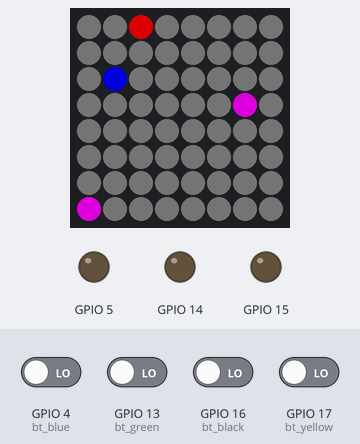
Bench run of a program on a simulated ESP32. On the bench: 8×8 RGB LED matrix (first LED top left, wired row by row), output pins drawn as LEDs (lit = HIGH). The inputs (shaded band) are chosen by the test bench; at power-on: GPIO 4 (bt_blue), GPIO 13 (bt_green), GPIO 16 (bt_black), GPIO 17 (bt_yellow) LOW. Dim RGB values are drawn brighter than linear; random numbers use the default seed unless the program sets one; what the program prints to the serial monitor is not drawn.

Above: at 1.2 s.
1.3 s: GPIO 16 (bt_black) driven HIGH
At 2.1 s:
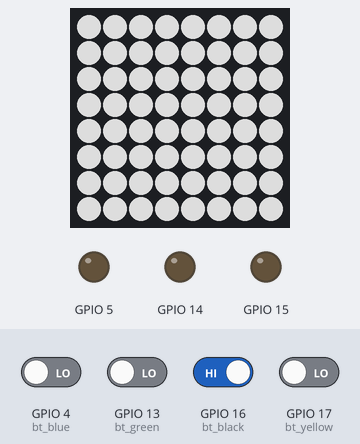
3.8 s: GPIO 4 (bt_blue) driven HIGH
At 3.88 s:
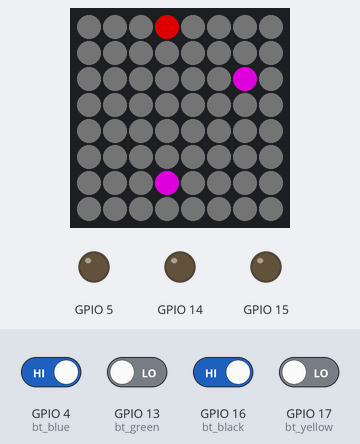
5.4 s: GPIO 13 (bt_green) driven HIGH
Timing chart, 0 to 8.4 s (numbered marks = the images above; inputs shaded):
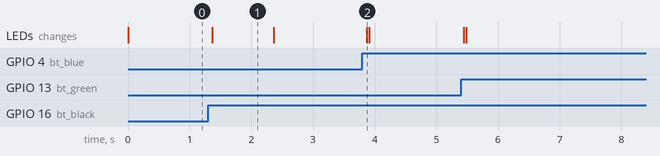

The program:

main.cpp
```cpp
// library include
#include <Arduino.h>
#include <Adafruit_GFX.h>
#include <Adafruit_NeoMatrix.h>
#include <Adafruit_NeoPixel.h>
#ifndef PSTR
#define PSTR // Make Arduino Due happy
#endif
#include "bouton.h"
#include "maze.h"

#define PIN 26 // pin matrix initialization

// Color definitions
#define BLACK 0x0000
#define BLUE 0x001F
#define RED 0xF800
#define GREEN 0x07E0
#define CYAN 0x07FF
#define MAGENTA 0xF81F
#define YELLOW 0xFFE0
#define WHITE 0xFFFF

Bouton bt[4];                                              // buttons initialization
Adafruit_NeoMatrix matrix = Adafruit_NeoMatrix(8, 8, PIN); // matrix initialization
uint16_t grey = matrix.Color(40, 40, 40);                  // initialization of a "new" color

// initialization game settings
int i = 0, j = 0;
int counter = 0;
int game_state = 0;
int number_errors = 0;
int x, y, x_finish, y_finish, x_start, y_start, x_1, y_1, x_2, y_2;

const int bt_blue = 4, bt_yellow = 17, bt_black = 16, bt_green = 13;          // test buttons initiation
int button_table[4] = {bt_blue, bt_yellow, bt_green, bt_black};               // set test buttons table

void setup_bt(int nb_bt);                                                     // initialization of the buttons
void read_bt(int nb_bt);                                                      // reading of the buttons


Maze maze_game;

void setup()
{
  Serial.begin(9600);
  // matrix initialization
  matrix.clear();
  matrix.begin();
  matrix.setTextWrap(false);
  // pins initiation
  pinMode(bt_yellow, INPUT);
  pinMode(bt_green, INPUT);
  pinMode(bt_black, INPUT);
  pinMode(bt_blue, INPUT);

  // turn off the devil led
  pinMode(5, OUTPUT);
  pinMode(15, OUTPUT);
  pinMode(14, OUTPUT);

  // fill the matrix full grey
  setup_bt(4);
  for (i = 0; i <= 7; i++)
  {
    for (j = 0; j <= 7; j++)
    {
      matrix.drawPixel(i, j, grey);
    }
  }

  maze_game.get_start_position(x, y);
  maze_game.get_finish_position(x_finish, y_finish);
  maze_game.get_landmark_position(x_1, y_1, x_2, y_2);
  matrix.setBrightness(150); // set the next LEDs in the matrix to 150 brightness
}

void loop()
{
  // makes coloured ribbons
  /*for (i = 0; i <= 7; i++)
  {
    for (j = 0; j <= 7; j++)
    {
      matrix.drawPixel(i, j, color_table[random(7,7)]);
      matrix.show();
      delay(100);
      matrix.clear();
    }
  }*/

  read_bt(4); // the function is aptly named

  matrix.drawPixel(x_1, y_1, MAGENTA);
  matrix.drawPixel(x_2, y_2, MAGENTA);

  switch (game_state)
  {
  case 0: // game initialization
    matrix.drawPixel(x, y, BLUE);
    matrix.drawPixel(x_finish, y_finish, RED);

    game_state = 1;
    break;

  case 1:
    // conditions for changing the led position
    Serial.printf("\r (%d,%d)  (%d, %d, %d, %d)", x, y, maze_game.left_path_check(x, y), maze_game.top_path_check(x, y), maze_game.bottom_path_check(x, y), maze_game.right_path_check(x, y));
    maze_game.print_state();
    if (bt[0].click() == HIGH)
    {
      {
        if (maze_game.left_path_check(x, y))
        {
          matrix.drawPixel(x, y, grey);
          x--;
        }
        else
        {
          if (number_errors < 2)
            game_state = 4;
          else if (number_errors > 2)
            game_state = 3;
        }
      }
    }
    else if (bt[1].click() == HIGH)
    {
      {
        if (maze_game.right_path_check(x, y))
        {
          matrix.drawPixel(x, y, grey);
          x++;
        }
        else
        {
          if (number_errors < 2)
            game_state = 4;
          else if (number_errors > 2)
            game_state = 3;
        }
      }
    }
    else if (bt[2].click() == HIGH)
    {
      {
        if (maze_game.bottom_path_check(x, y))
        {
          matrix.drawPixel(x, y, grey);
          y++;
        }
        else
        {
          if (number_errors < 2)
            game_state = 4;
          else if (number_errors > 2)
            game_state = 3;
        }
      }
    }
    else if (bt[3].click() == HIGH)
    {
      {
        if (maze_game.top_path_check(x, y))
        {
          matrix.drawPixel(x, y, grey);
          y--;
        }
        else
        {
          if (number_errors < 2)
            game_state = 4;
          else if (number_errors > 2)
            game_state = 3;
        }
      }
    }

    // victory condition
    if (maze_game.is_finished(x, y))
    {
      game_state = 2;
    }
    matrix.show(); // the function is aptly named
    break;

  case 2: // win
    for (i = 0; i <= 7; i++)
    {
      for (j = 0; j <= 7; j++)
      {
        matrix.drawPixel(i, j, GREEN);
      }
    }
    matrix.show();
    break;

  case 3: // lost with 3 errors
    for (i = 0; i <= 7; i++)
    {
      for (j = 0; j <= 7; j++)
      {
        matrix.drawPixel(i, j, RED);
      }
    }
    matrix.show();
    break;

  case 4: // lost with one errors
    number_errors++;
    for (i = 0; i <= 7; i++)
    {
      for (j = 0; j <= 7; j++)
      {
        matrix.drawPixel(i, j, WHITE);
      }
    }
    matrix.show();
    delay(1000);
    maze_game.randomize_maze();
    maze_game.get_start_position(x, y);
    maze_game.get_finish_position(x_finish, y_finish);
    maze_game.get_landmark_position(x_1, y_1, x_2, y_2);
    game_state = 0;
    for (i = 0; i <= 7; i++)
    {
      for (j = 0; j <= 7; j++)
      {
        matrix.drawPixel(i, j, grey);
      }
    }
    break;

  default:
    game_state = 0;
  }
  if (game_state != 2 || game_state != 3)
  {
    matrix.drawPixel(x, y, BLUE);
  }
}

void setup_bt(int nb_bt)
{
  /*
    Input : nb_bt : number of buttons (int)
    Output : none
    Description: This function is used to initialize the buttons
  */
  for (int k = 0; k < nb_bt; k++)
  {
    bt[k].begin(button_table[k], HIGH, 200, 1500, 200);
  }
}

void read_bt(int nb_bt)
{
  /*
    Input : nb_bt : number of buttons (int)
    Output : none
    Description: This function is used to read the buttons
  */
  for (int k = 0; k < nb_bt; k++)
  {
    bt[k].read_Bt();
  }
}
```

maze.h
```cpp
/* maze.h: Functions and definitions for maze pieces */
#ifndef __MAZE_H__
#define __MAZE_H__

/* Structure definitions, macros, and function prototypes go here */
#define WIDTH_MAZE 8
#define HEIGHT_MAZE 8

class Maze
{
public:
    Maze();
    bool position_check(int x, int y) const;
    bool left_path_check(int x, int y) const;
    bool right_path_check(int x, int y) const;
    bool bottom_path_check(int x, int y) const;
    bool top_path_check(int x, int y) const;
    void print_state(void) const;
    void randomize_maze();

    bool is_finished(int x, int y) const;
    void get_start_position(int &x, int &y);
    void get_finish_position(int &x, int &y);
    void get_landmark_position(int &x_1, int &y_1, int &x_2, int &y_2);

private:
    int m_maze[9][8][8][2];
    int m_index_maze;
    int m_finish[2];
    int m_start[2];
    int m_landmark[9][2][2];
};

#endif /* ! defined __MAZE_H__ */
```

maze.cpp
```cpp
#include <Arduino.h>
#include <stdio.h>
#include <inttypes.h>
#include "maze.h"

using namespace std;

bool Maze::position_check(int x, int y) const
{
    // conditions for not leaving the matrix
    if (x < 0 || y < 0)
        return false;
    else
    {
        if (x > WIDTH_MAZE - 1 || y > 7)
            return false;
        else
            return true;
    }
}

bool Maze::left_path_check(int x, int y) const
{
    if ((position_check(x - 1, y) == true) && (m_maze[m_index_maze][y][x][0] == 0))
        return true;
    else
        return false;
}

bool Maze::right_path_check(int x, int y) const
{
    if ((position_check(x + 1, y) == true) && (m_maze[m_index_maze][y][x + 1][0] == 0))
        return true;
    else
        return false;
}

bool Maze::bottom_path_check(int x, int y) const
{
    if ((position_check(x, y + 1) == true) && (m_maze[m_index_maze][y][x][1] == 0))
        return true;
    else
        return false;
}

bool Maze::top_path_check(int x, int y) const
{

    if ((position_check(x, y - 1) == true) && (m_maze[m_index_maze][y - 1][x][1] == 0))
        return true;
    else
        return false;
}

void Maze::print_state(void) const
{
    Serial.printf("Numero maze : %d", m_index_maze);
}

Maze::Maze() : m_maze{
                   //{1 = wall left, 1 = floor down}
                   // maze n°1
                   {// Row 0
                    {{0, 0}, {0, 0}, {1, 0}, {0, 1}, {0, 0}, {1, 0}, {0, 1}, {0, 0}},
                    // Row 1
                    {{0, 0}, {1, 1}, {0, 1}, {1, 0}, {1, 0}, {0, 0}, {1, 1}, {0, 1}},
                    // Row 2
                    {{0, 1}, {0, 0}, {0, 0}, {1, 0}, {0, 1}, {1, 1}, {0, 1}, {0, 0}},
                    // Row 3
                    {{0, 0}, {1, 0}, {1, 0}, {1, 1}, {1, 0}, {0, 1}, {0, 1}, {1, 0}},
                    // Row 4
                    {{0, 0}, {0, 1}, {1, 1}, {0, 0}, {1, 1}, {0, 0}, {1, 0}, {0, 1}},
                    // Row 5
                    {{0, 0}, {1, 1}, {0, 0}, {0, 1}, {1, 0}, {1, 1}, {0, 1}, {0, 0}},
                    // Row 6
                    {{0, 0}, {1, 0}, {0, 1}, {1, 0}, {0, 0}, {1, 0}, {0, 1}, {1, 0}},
                    // Row 7
                    {{0, 0}, {1, 0}, {0, 0}, {0, 0}, {1, 0}, {1, 0}, {0, 0}, {0, 0}}},

                   // maze n°2
                   {// Row 0
                    {{0, 0}, {0, 1}, {1, 0}, {0, 0}, {0, 0}, {0, 1}, {0, 0}, {1, 0}},
                    // Row 1
                    {{0, 0}, {0, 0}, {1, 0}, {1, 1}, {1, 0}, {0, 1}, {1, 0}, {0, 0}},
                    // Row 2
                    {{0, 0}, {1, 0}, {1, 0}, {1, 0}, {0, 1}, {1, 0}, {0, 1}, {1, 0}},
                    // Row 3
                    {{0, 0}, {1, 0}, {1, 0}, {1, 0}, {1, 0}, {1, 1}, {0, 1}, {1, 0}},
                    // Row 4
                    {{0, 0}, {1, 0}, {1, 0}, {1, 0}, {1, 1}, {0, 0}, {1, 1}, {0, 1}},
                    // Row 5
                    {{0, 0}, {1, 1}, {0, 1}, {1, 0}, {1, 0}, {0, 1}, {0, 1}, {0, 0}},
                    // Row 6
                    {{0, 0}, {1, 0}, {1, 0}, {0, 1}, {1, 0}, {1, 0}, {1, 0}, {0, 0}},
                    // Row 7
                    {{0, 0}, {0, 0}, {1, 0}, {0, 0}, {0, 0}, {1, 0}, {0, 0}, {1, 0}}},

                   // maze n°3
                   {// Row 0
                    {{0, 0}, {0, 0}, {0, 0}, {0, 0}, {0, 0}, {0, 0}, {0, 0}, {1, 0}},
                    // Row 1
                    {{0, 1}, {1, 0}, {1, 0}, {1, 1}, {1, 0}, {0, 0}, {1, 1}, {0, 1}},
                    // Row 2
                    {{0, 0}, {0, 1}, {1, 1}, {0, 0}, {1, 0}, {1, 1}, {0, 1}, {0, 0}},
                    // Row 3
                    {{0, 0}, {1, 0}, {0, 1}, {0, 1}, {1, 0}, {0, 0}, {1, 1}, {0, 1}},
                    // Row 4
                    {{0, 0}, {1, 1}, {1, 0}, {0, 0}, {1, 0}, {1, 0}, {0, 0}, {1, 0}},
                    // Row 5
                    {{0, 1}, {1, 0}, {0, 1}, {1, 0}, {1, 0}, {1, 1}, {1, 1}, {0, 0}},
                    // Row 6
                    {{0, 0}, {1, 1}, {0, 0}, {1, 0}, {1, 1}, {0, 1}, {0, 0}, {1, 0}},
                    // Row 7
                    {{0, 0}, {0, 0}, {0, 0}, {1, 0}, {0, 0}, {0, 0}, {0, 0}, {1, 0}}},

                   // maze n°4
                   {// Row 0
                    {{0, 0}, {0, 1}, {0, 0}, {1, 0}, {0, 0}, {1, 0}, {0, 1}, {0, 0}},
                    // Row 1
                    {{0, 1}, {0, 0}, {1, 1}, {0, 1}, {1, 1}, {0, 0}, {1, 0}, {0, 1}},
                    // Row 2
                    {{0, 0}, {0, 1}, {1, 0}, {0, 0}, {0, 0}, {1, 0}, {1, 0}, {1, 0}},
                    // Row 3
                    {{0, 0}, {1, 0}, {0, 1}, {1, 1}, {1, 1}, {0, 1}, {1, 1}, {0, 0}},
                    // Row 4
                    {{0, 0}, {1, 1}, {0, 1}, {0, 0}, {1, 0}, {0, 0}, {0, 0}, {1, 0}},
                    // Row 5
                    {{0, 1}, {0, 1}, {0, 1}, {1, 1}, {0, 1}, {1, 0}, {1, 0}, {1, 1}},
                    // Row 6
                    {{0, 0}, {0, 0}, {0, 0}, {0, 0}, {0, 0}, {1, 1}, {1, 1}, {0, 0}},
                    // Row 7
                    {{0, 0}, {0, 0}, {0, 0}, {0, 0}, {0, 0}, {0, 0}, {0, 0}, {0, 0}}},
                   // maze n°5
                   {// Row 0
                    {{0, 0}, {0, 1}, {0, 1}, {0, 1}, {0, 0}, {0, 0}, {0, 1}, {0, 0}},
                    // Row 1
                    {{0, 0}, {1, 1}, {0, 1}, {0, 0}, {1, 0}, {1, 0}, {1, 0}, {0, 1}},
                    // Row 2
                    {{0, 1}, {0, 0}, {0, 1}, {1, 1}, {0, 1}, {1, 0}, {1, 1}, {0, 0}},
                    // Row 3
                    {{0, 0}, {0, 1}, {0, 0}, {1, 1}, {0, 1}, {0, 1}, {1, 0}, {1, 0}},
                    // Row 4
                    {{0, 1}, {0, 1}, {1, 0}, {0, 0}, {1, 1}, {0, 0}, {0, 0}, {1, 0}},
                    // Row 5
                    {{0, 0}, {0, 0}, {1, 0}, {1, 1}, {0, 0}, {1, 0}, {1, 1}, {1, 0}},
                    // Row 6
                    {{0, 0}, {1, 1}, {1, 1}, {0, 0}, {1, 1}, {1, 1}, {0, 0}, {1, 0}},
                    // Row 7
                    {{0, 0}, {0, 0}, {0, 0}, {0, 0}, {0, 0}, {0, 0}, {1, 0}, {0, 0}}},
                   // maze n°6
                   {// Row 0
                    {{0, 0}, {0, 1}, {0, 0}, {0, 1}, {0, 1}, {0, 1}, {0, 1}, {0, 0}},
                    // Row 1
                    {{0, 1}, {0, 1}, {1, 0}, {0, 1}, {0, 1}, {0, 0}, {1, 1}, {0, 1}},
                    // Row 2
                    {{0, 0}, {0, 0}, {1, 1}, {0, 1}, {0, 0}, {1, 1}, {0, 1}, {0, 0}},
                    // Row 3
                    {{0, 0}, {1, 1}, {0, 0}, {1, 0}, {0, 1}, {1, 1}, {0, 0}, {1, 0}},
                    // Row 4
                    {{0, 0}, {1, 1}, {0, 1}, {0, 1}, {1, 0}, {0, 1}, {0, 1}, {1, 0}},
                    // Row 5
                    {{0, 1}, {0, 0}, {1, 0}, {0, 0}, {1, 0}, {1, 0}, {0, 1}, {0, 1}},
                    // Row 6
                    {{0, 0}, {0, 0}, {1, 0}, {1, 0}, {1, 0}, {1, 0}, {0, 1}, {0, 0}},
                    // Row 7
                    {{0, 0}, {1, 0}, {0, 0}, {1, 0}, {0, 0}, {1, 0}, {1, 0}, {0, 0}}},
                   // maze n°7
                   {// Row 0
                    {{0, 0}, {0, 0}, {0, 0}, {1, 0}, {1, 0}, {0, 0}, {1, 1}, {0, 0}},
                    // Row 1
                    {{0, 0}, {1, 0}, {1, 0}, {0, 0}, {1, 0}, {1, 0}, {1, 0}, {0, 1}},
                    // Row 2
                    {{0, 0}, {1, 0}, {1, 0}, {1, 1}, {0, 1}, {1, 0}, {1, 1}, {0, 0}},
                    // Row 3
                    {{0, 1}, {1, 0}, {1, 1}, {0, 0}, {1, 0}, {0, 1}, {1, 0}, {1, 0}},
                    // Row 4
                    {{0, 0}, {0, 0}, {1, 1}, {0, 0}, {1, 0}, {0, 1}, {0, 1}, {1, 0}},
                    // Row 5
                    {{0, 0}, {1, 1}, {1, 0}, {0, 1}, {1, 0}, {1, 0}, {0, 1}, {0, 1}},
                    // Row 6
                    {{0, 0}, {1, 0}, {0, 1}, {1, 1}, {0, 1}, {1, 0}, {0, 0}, {1, 0}},
                    // Row 7
                    {{0, 0}, {1, 0}, {0, 0}, {0, 0}, {0, 0}, {0, 0}, {1, 0}, {0, 0}}},
                   // maze n°8
                   {// Row 0
                    {{0, 0}, {0, 1}, {0, 0}, {0, 1}, {0, 0}, {1, 1}, {0, 0}, {0, 0}},
                    // Row 1
                    {{0, 0}, {0, 0}, {1, 1}, {0, 0}, {1, 1}, {0, 1}, {0, 1}, {1, 1}},
                    // Row 2
                    {{0, 0}, {1, 1}, {0, 0}, {1, 0}, {0, 1}, {0, 1}, {0, 1}, {0, 0}},
                    // Row 3
                    {{0, 1}, {1, 0}, {0, 1}, {1, 0}, {1, 0}, {0, 1}, {1, 0}, {0, 1}},
                    // Row 4
                    {{0, 0}, {0, 1}, {1, 0}, {1, 0}, {1, 0}, {0, 0}, {1, 0}, {0, 1}},
                    // Row 5
                    {{0, 1}, {0, 0}, {1, 0}, {1, 0}, {1, 1}, {1, 0}, {1, 1}, {0, 0}},
                    // Row 6
                    {{0, 0}, {0, 1}, {0, 1}, {1, 0}, {1, 0}, {0, 1}, {1, 0}, {0, 1}},
                    // Row 7
                    {{0, 0}, {0, 0}, {0, 0}, {1, 0}, {0, 0}, {1, 0}, {0, 0}, {0, 0}}},
                   // maze n°9
                   {// Row 0
                    {{0, 0}, {0, 1}, {0, 0}, {1, 1}, {0, 0}, {0, 0}, {0, 0}, {1, 0}},
                    // Row 1
                    {{0, 0}, {1, 1}, {0, 1}, {0, 1}, {0, 1}, {1, 0}, {1, 0}, {1, 0}},
                    // Row 2
                    {{0, 1}, {0, 0}, {1, 1}, {0, 1}, {0, 1}, {0, 1}, {1, 0}, {1, 0}},
                    // Row 3
                    {{0, 0}, {0, 1}, {0, 1}, {1, 1}, {0, 1}, {0, 0}, {1, 0}, {1, 0}},
                    // Row 4
                    {{0, 1}, {0, 0}, {1, 0}, {0, 1}, {0, 1}, {0, 1}, {1, 0}, {0, 1}},
                    // Row 5
                    {{0, 0}, {0, 1}, {1, 1}, {0, 0}, {1, 0}, {0, 1}, {0, 1}, {1, 0}},
                    // Row 6
                    {{0, 0}, {0, 1}, {0, 1}, {0, 1}, {1, 0}, {1, 0}, {0, 1}, {1, 0}},
                    // Row 7
                    {{0, 0}, {0, 0}, {0, 0}, {0, 0}, {1, 0}, {0, 0}, {0, 0}, {0, 0}}}},
               m_landmark{{{2, 1}, {4, 7}}, {{7, 0}, {5, 6}}, {{1, 4}, {7, 7}}, {{0, 7}, {2, 5}}, {{0, 7}, {6, 3}}, {{1, 4}, {6, 7}}, {{6, 2}, {3, 6}}, {{7, 0}, {7, 7}}, {{3, 3}, {6, 5}}}
{
    randomize_maze();
}

bool Maze::is_finished(int x, int y) const
{
    if (x == m_finish[0] && y == m_finish[1])
        return true;
    else
        return false;
}

void Maze::get_start_position(int &x, int &y)
{
    x = m_start[0];
    y = m_start[1];
}
void Maze::get_finish_position(int &x, int &y)
{
    x = m_finish[0];
    y = m_finish[1];
}

void Maze::get_landmark_position(int &x_1, int &y_1, int &x_2, int &y_2)
{
    x_1 = m_landmark[m_index_maze][0][0];
    y_1 = m_landmark[m_index_maze][0][1];

    x_2 = m_landmark[m_index_maze][1][0];
    y_2 = m_landmark[m_index_maze][1][1];
}

void Maze::randomize_maze()
{
    m_index_maze = random(0, 9);

    for (int i = 0; i < 2; i++)
    {
        m_start[i] = random(0, 8);
        do
        {
            m_finish[i] = random(0, 8);
        } while (m_finish[i] == m_start[i]);
    }
}
```

Measured:
- after the input at 1.3 s, the LEDs: change after 0.06 s (image 1)
- after the input at 3.8 s, the LEDs: change after 0.07 s (image 2)
- what the display in image 1 shows lasts 1.0 s, from 1.4 s to 2.4 s
